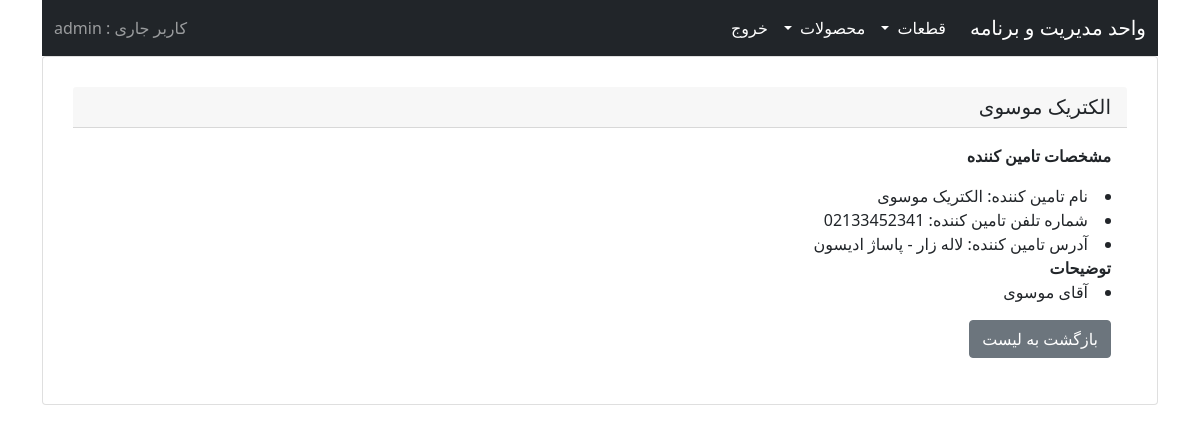
Screenshot of /support/supplier/list/8 (signed in) with the database file from the repository.
### support/models.py (models this page shows)
class Supplier(models.Model):
    supplier_name = models.CharField(verbose_name=_('Part Supplier Name'), max_length=100)
    supplier_phone = models.CharField(verbose_name=_('Part Supplier Phone'), max_length=20, blank=True)
    supplier_address = models.CharField(verbose_name=_('Part Supplier Address'), max_length=400, blank=True)
    supplier_description = models.TextField(verbose_name=_('Part Description'), max_length=1000, blank=True)
    class Meta:
        verbose_name = _('Part')
        verbose_name_plural = _('Parts')
    def __str__(self):
        return self.supplier_name

### support/views.py (the view)
# urls.py: path('supplier/list/<supplier_id>', views.supplier_show, name='supplier-show'),
def supplier_show(request, supplier_id):
    supplier = Supplier.objects.get(pk=supplier_id)
    return render(request, 'support/supplier_show.html', {'supplier': supplier})

### support/templates/support/supplier_show.html
{% extends 'mainapp/base.html' %}
{% block content %}
{% include './navbar.html' %}
<div class="card" style="padding: 30px">
  <h5 class="card-header">{{ supplier }}</h5>
  <div class="card-body">
    <p class="card-text">
          <strong>مشخصات تامین کننده</strong>
          <li>نام تامین کننده: {{ supplier.supplier_name }} </li>
          <li>شماره تلفن تامین کننده: {{ supplier.supplier_phone }} </li>
          <li> آدرس تامین کننده: {{ supplier.supplier_address }} </li>
          <strong>توضیحات</strong>
          <li> {{ supplier.supplier_description }} </li>
    </p>
    <a href="{% url 'supplier-list' %}" class="btn btn-secondary">بازگشت به لیست</a>
  </div>
</div>
{% endblock %}

### support/templates/support/navbar.html (shortened to what this page needs)
<nav class="navbar navbar-expand-lg navbar-dark bg-dark">
    <div class="container-fluid">
        <a class="navbar-brand" href="#">واحد مدیریت و برنامه</a>
        <div class="collapse navbar-collapse" id="navbarSupportedContent">
            <ul class="navbar-nav me-auto mb-2 mb-lg-0">
                <li class="nav-item dropdown ">
                    <a class="nav-link dropdown-toggle active " href="#" id="navbarDropdown" role="button"
                       data-bs-toggle="dropdown" aria-expanded="false">
                        قطعات
                    </a>
                </li>
                <li class="nav-item dropdown ">
                    <a class="nav-link dropdown-toggle active " href="#" id="navbarDropdown" role="button"
                       data-bs-toggle="dropdown" aria-expanded="false">
                        محصولات
                    </a>
                </li>
                {% if user.is_authenticated %}
                <li class="nav-item">
                    <a class="nav-link active" aria-current="page" href="{% url 'logout-user' %}">خروج</a>
                </li>
                {% endif %}
            </ul>
            <span class="navbar-text">
       کاربر جاری : {{ user }}
            </span>
        </div>
    </div>
</nav>

### rows the page displays
Supplier: supplier_name "الکتریک موسوی", supplier_phone "02133452341", supplier_address "لاله زار - پاساژ ادیسون", supplier_description "آقای موسوی"

### other values shown
{{ user }} "admin"
